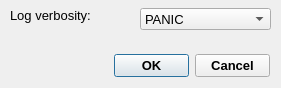
<?xml version="1.0" encoding="UTF-8"?>
<ui version="4.0">
 <class>LogSettingDialog</class>
 <widget class="QDialog" name="LogSettingDialog">
  <property name="geometry">
   <rect>
    <x>0</x>
    <y>0</y>
    <width>281</width>
    <height>88</height>
   </rect>
  </property>
  <property name="windowTitle">
   <string>Log settings</string>
  </property>
  <widget class="QDialogButtonBox" name="logSettingConfirmButtonBox">
   <property name="geometry">
    <rect>
     <x>114</x>
     <y>50</y>
     <width>156</width>
     <height>31</height>
    </rect>
   </property>
   <property name="font">
    <font>
     <pointsize>10</pointsize>
     <weight>75</weight>
     <bold>true</bold>
    </font>
   </property>
   <property name="contextMenuPolicy">
    <enum>Qt::DefaultContextMenu</enum>
   </property>
   <property name="standardButtons">
    <set>QDialogButtonBox::Cancel|QDialogButtonBox::Ok</set>
   </property>
  </widget>
  <widget class="QComboBox" name="logSettingVerbosityComboBox">
   <property name="geometry">
    <rect>
     <x>140</x>
     <y>8</y>
     <width>131</width>
     <height>22</height>
    </rect>
   </property>
   <property name="font">
    <font>
     <pointsize>10</pointsize>
    </font>
   </property>
   <item>
    <property name="text">
     <string>PANIC</string>
    </property>
   </item>
   <item>
    <property name="text">
     <string>ERROR</string>
    </property>
   </item>
   <item>
    <property name="text">
     <string>INFO</string>
    </property>
   </item>
   <item>
    <property name="text">
     <string>TERSE</string>
    </property>
   </item>
   <item>
    <property name="text">
     <string>VERBOSE</string>
    </property>
   </item>
  </widget>
  <widget class="QLabel" name="label">
   <property name="geometry">
    <rect>
     <x>10</x>
     <y>0</y>
     <width>151</width>
     <height>31</height>
    </rect>
   </property>
   <property name="font">
    <font>
     <pointsize>10</pointsize>
    </font>
   </property>
   <property name="text">
    <string>Log verbosity:</string>
   </property>
  </widget>
 </widget>
 <resources/>
 <connections/>
</ui>
